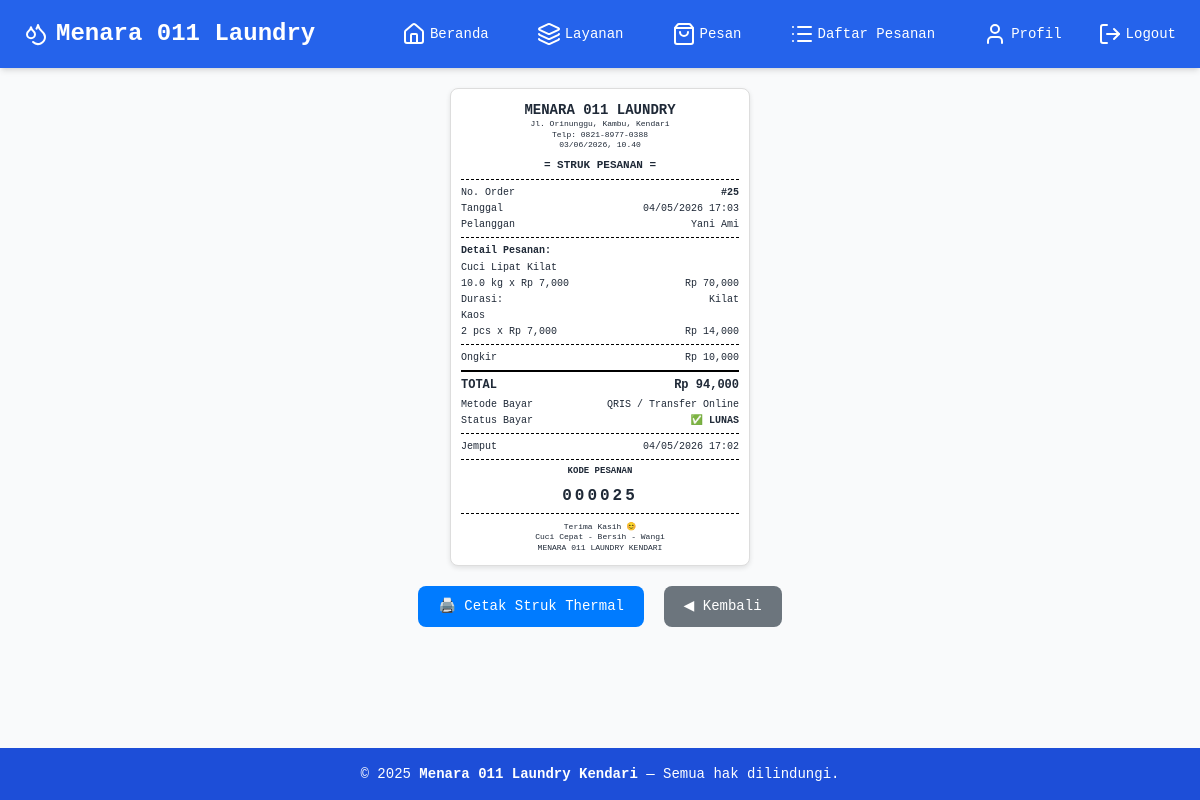
The app's page /order/invoice/25/ (signed in) with its own data.
### orders/models.py (models this page shows, shortened)
class Order(models.Model):
    ORDER_STATUS_CHOICES = [
        ('pending', 'Pending'),
        ('picked_up', 'Diambil'),
        ('processing', 'Diproses'),
        ('ready', 'Siap Diantar'),
        ('delivered', 'Selesai'),
        ('cancelled', 'Dibatalkan'),
    ]
    PAYMENT_STATUS_CHOICES = [
        ('unpaid', 'Belum Dibayar'),
        ('paid', 'Dibayar'),
    ]
    PAYMENT_CHOICES = [
        ('cod', 'Bayar di Tempat (COD/Tunai)'),
        ('qris', 'QRIS / Transfer Online'),
    ]
    PICKUP_METHOD_CHOICES = [
        ('pickup', 'Dijemput Kurir'),
        ('dropoff', 'Antar Sendiri'),
    ]
    DELIVERY_METHOD_CHOICES = [
        ('delivery', 'Diantar Kurir'),
        ('pickup', 'Ambil Sendiri'),
    ]
    customer = models.ForeignKey(
        settings.AUTH_USER_MODEL,
        on_delete=models.CASCADE,
        related_name='orders'
    )
    service = models.ForeignKey(Service, on_delete=models.PROTECT, null=True, blank=True)
    notified_customer = models.BooleanField(default=False)
    weight = models.DecimalField(max_digits=6, decimal_places=2, null=True, blank=True)
    price_total = models.DecimalField(max_digits=12, decimal_places=2)
    discount_percent = models.DecimalField(max_digits=5, decimal_places=2, null=True, blank=True)
    discount_amount = models.DecimalField(max_digits=12, decimal_places=2, default=0, help_text="Nominal diskon yang didapat")
    pickup_address = models.TextField()
    latitude = models.FloatField()
    longitude = models.FloatField()
    scheduled_pickup = models.DateTimeField()
    estimated_completion = models.DateTimeField(
        null=True,
        blank=True,
        verbose_name="Estimasi Selesai"
    )
    pickup_method = models.CharField(
        max_length=20,
        choices=PICKUP_METHOD_CHOICES,
        default='pickup',
        help_text="Apakah laundry dijemput kurir atau diantar sendiri?"
    )
    delivery_method = models.CharField(
        max_length=20,
        choices=DELIVERY_METHOD_CHOICES,
        default='delivery',
        help_text="Apakah hasil laundry diantar kurir atau diambil sendiri?"
    )
    shipping_cost = models.DecimalField(
        max_digits=12,
        decimal_places=2,
        default=0,
        help_text="Total biaya pengiriman (bisa 1x atau 2x ongkir)"
    )
    order_status = models.CharField(max_length=20, choices=ORDER_STATUS_CHOICES, default='pending')
    payment_status = models.CharField(max_length=20, choices=PAYMENT_STATUS_CHOICES, default='unpaid')
    payment_method = models.CharField(max_length=10, choices=PAYMENT_CHOICES, default='cod')
    snap_token = models.CharField(max_length=255, blank=True, null=True)
    transaction_id = models.CharField(max_length=100, blank=True, null=True)
    created_at = models.DateTimeField(auto_now_add=True)
    updated_at = models.DateTimeField(auto_now=True)
    assigned_courier = models.ForeignKey(
        settings.AUTH_USER_MODEL,
        on_delete=models.SET_NULL,
        null=True,
        blank=True,
        related_name='assigned_orders'
    )
    cart_data = models.JSONField(null=True, blank=True, default=dict)

class OrderItem(models.Model):
    order = models.ForeignKey(Order, on_delete=models.CASCADE, related_name="order_items")
    service = models.ForeignKey(Service, on_delete=models.CASCADE, null=True, blank=True)
    laundry_item = models.ForeignKey(LaundryItem, on_delete=models.CASCADE, null=True, blank=True)
    quantity = models.IntegerField(null=True, blank=True)
    weight = models.DecimalField(max_digits=5, decimal_places=2, null=True, blank=True)
    price = models.DecimalField(max_digits=10, decimal_places=2)
    subtotal = models.DecimalField(max_digits=10, decimal_places=2)

class LaundryItem(models.Model):
    name = models.CharField(max_length=100)
    price = models.DecimalField(max_digits=10, decimal_places=2)
    image = models.ImageField(upload_to='laundry_items/', blank=True, null=True)

### accounts/models.py (models this page shows, shortened)
class User(AbstractUser):
    is_customer = models.BooleanField(default=True, verbose_name="Pelanggan")
    is_courier = models.BooleanField(default=False, verbose_name="Kurir")
    is_staff_member = models.BooleanField(default=False, verbose_name="Staff")
    email = models.EmailField(blank=True, null=True, verbose_name="Email")  # Email tidak wajib
    phone = models.CharField(
        max_length=15,  # Maksimal 15 digit untuk nomor HP Indonesia
        unique=True,  # Nomor HP harus unik
        validators=[
            RegexValidator(
                regex=r'^[0-9]{10,15}$',
                message='Nomor HP harus berupa angka dan minimal 10 digit'
            )
        ],
        verbose_name="Nomor WhatsApp"
    )
    wa_id = models.CharField(
        max_length=100,
        blank=True,
        null=True,
        unique=True
    )
    address = models.TextField(blank=True, null=True, verbose_name="Alamat")
    is_verified = models.BooleanField(default=False, verbose_name="Terverifikasi")
    class Meta:
        verbose_name = "Pengguna"
        verbose_name_plural = "Pengguna"
        ordering = ['-date_joined']
    def get_full_name(self):
        if self.first_name or self.last_name:
            return f"{self.first_name} {self.last_name}".strip()
        return self.username

### services/models.py (models this page shows, shortened)
class Service(models.Model):
    SERVICE_TYPE_CHOICES = [
        ('per_kilo', 'Per Kilo'),
        ('per_item', 'Per Item'),
    ]
    DURATION_CHOICES = [
        ('reguler', 'Reguler ( -3 hari)'),
        ('kilat', 'Kilat (1 hari)'),
        ('express', 'Express (6 jam)'),
        ('express1', 'Express (3 jam)'),
    ]
    name = models.CharField(max_length=100)
    description = models.TextField(blank=True, null=True)
    price = models.DecimalField(max_digits=10, decimal_places=2)
    type = models.CharField(max_length=20, choices=SERVICE_TYPE_CHOICES)
    duration = models.CharField(max_length=20, choices=DURATION_CHOICES, default='biasa')
    image = models.ImageField(upload_to='service_images/', blank=True, null=True)

### orders/views.py (the view)
# urls.py: path("invoice/<int:order_id>/", views.order_invoice, name="order_invoice"),
@login_required
def order_invoice(request, order_id):
    order = get_object_or_404(Order, id=order_id)
    if not request.user.is_staff:
        order = get_object_or_404(Order, id=order_id, customer=request.user)
    if order.payment_status not in ["paid", "settlement"]:
        messages.error(request, "Pesanan belum dibayar, nota belum tersedia.")
        return redirect("orders:order_list")
    return render(request, "orders/order_invoice.html", {"order": order})

### orders/templates/orders/order_invoice.html (shortened to what this page needs)
{% extends 'base.html' %}
{% load static %}
{% load humanize %}
{% block content %}
<!DOCTYPE html>
<html lang="id">
<head>
</head>
<body>
<div class="receipt-card" id="receipt">
    <div class="center bold" style="font-size: 14px;">MENARA 011 LAUNDRY</div>
    <div class="center" style="font-size: 8px;">Jl. Orinunggu, Kambu, Kendari</div>
    <div class="center" style="font-size: 8px;">Telp: 0821-8977-0388</div>
    <div class="center" style="font-size: 8px;" id="datetime"></div>
    <div class="space center bold" style="font-size: 11px;">
        = STRUK PESANAN =
    </div>
    <div class="divider"></div>
    <div class="row">
        <span>No. Order</span>
        <span class="bold">#{{ order.id }}</span>
    </div>
    <div class="row">
        <span>Tanggal</span>
        <span>{{ order.created_at|date:"d/m/Y H:i" }}</span>
    </div>
    <div class="row">
        <span>Pelanggan</span>
        <span>{{ order.customer.get_full_name|default:order.customer.username|truncatechars:20 }}</span>
    </div>
    <div class="divider"></div>
    <div class="bold mb-1">Detail Pesanan:</div>
    {% for item in order.order_items.all %}
        {% if item.service and item.service.type == 'per_kilo' %}
        <div class="row">
            <span>{{ item.service.name }}</span>
        </div>
        <div class="row">
            <span>  {{ item.weight|floatformat:1 }} kg x Rp {{ item.price|floatformat:0|intcomma }}</span>
            <span>Rp {{ item.subtotal|floatformat:0|intcomma }}</span>
        </div>
        <div class="row">
            <span>  Durasi:</span>
            <span>
                {% if item.service.duration == 'reguler' %}Reguler
                {% elif item.service.duration == 'kilat' %}Kilat
                {% elif item.service.duration == 'express' %}Express 6J
                {% elif item.service.duration == 'express1' %}Express 3J
                {% endif %}
            </span>
        </div>
        {% endif %}
        {% if item.laundry_item %}
        <div class="row">
            <span>{{ item.laundry_item.name }}</span>
        </div>
        <div class="row">
            <span>  {{ item.quantity }} pcs x Rp {{ item.price|floatformat:0|intcomma }}</span>
            <span>Rp {{ item.subtotal|floatformat:0|intcomma }}</span>
        </div>
        {% endif %}
    {% endfor %}
    <div class="divider"></div>
    {% if order.shipping_cost > 0 %}
    <div class="row">
        <span>Ongkir</span>
        <span>Rp {{ order.shipping_cost|floatformat:0|intcomma }}</span>
    </div>
    {% endif %}
    <div class="divider-double"></div>
    <div class="total-row">
        <span class="bold">TOTAL</span>
        <span class="bold">Rp {{ order.price_total|floatformat:0|intcomma }}</span>
    </div>
    <div class="row">
        <span>Metode Bayar</span>
        <span>{{ order.get_payment_method_display }}</span>
    </div>
    <div class="row">
        <span>Status Bayar</span>
        <span class="bold">{% if order.payment_status == 'paid' %}✅ LUNAS{% else %}⏳ BELUM{% endif %}</span>
    </div>
    <div class="divider"></div>
    <div class="row">
        <span>Jemput</span>
        <span>{{ order.scheduled_pickup|date:"d/m/Y H:i" }}</span>
    </div>
    <div class="divider"></div>
    <div class="center bold" style="font-size: 9px;">KODE PESANAN</div>
    <div class="center space" style="font-size: 16px; letter-spacing: 3px; font-weight: bold; font-family: monospace;">
        {{ order.id|stringformat:"06d" }}
    </div>
    <div class="divider"></div>
    <div class="center space" style="font-size: 8px;">
        Terima Kasih 😊<br>
        Cuci Cepat - Bersih - Wangi<br>
        MENARA 011 LAUNDRY KENDARI
    </div>
</div>
<div class="print-btn no-print">
    <button onclick="printReceipt()">🖨️ Cetak Struk Thermal</button>
    <button onclick="window.history.back()" style="background: #6c757d;">◀ Kembali</button>
</div>
</body>
</html>
{% endblock %}

### orders/templates/orders/order_invoice.html (style rules this page uses)
* { margin: 0; padding: 0; box-sizing: border-box; }
body { font-family: "Courier New", monospace; background: #f4f4f4; color: #000; }
.receipt-card { width: 300px; margin: 20px auto; background: #fff; border: 1px solid #ddd; border-radius: 8px; padding: 12px 10px; font-size: 10px; line-height: 1.3; box-shadow: 0 2px 5px rgba(0,0,0,0.1); }
.center { text-align: center; }
.bold { font-weight: bold; }
.space { margin-top: 8px; }
.mb-1 { margin-bottom: 4px; }
.row { display: flex; justify-content: space-between; margin: 3px 0; }
.divider { border-top: 1px dashed #000; margin: 6px 0; }
.divider-double { border-top: 2px solid #000; margin: 6px 0; }
.total-row { display: flex; justify-content: space-between; font-weight: bold; font-size: 12px; margin: 5px 0; }
.print-btn { text-align: center; margin-top: 20px; margin-bottom: 30px; }
.print-btn button { background: #007bff; color: white; border: none; padding: 10px 20px; border-radius: 8px; cursor: pointer; font-size: 14px; margin: 0 5px; }

### records on screen
Order: id "25", created_at "04/05/2026 17:03", customer.get_full_name "Yani Ami", shipping_cost "10,000", price_total "94,000", payment_method "QRIS / Transfer Online", scheduled_pickup "04/05/2026 17:02", id "000025"
OrderItem: service.name "Cuci Lipat Kilat", weight "10.0", price "7,000", subtotal "70,000"
OrderItem: laundry_item.name "Kaos", quantity "2", price "7,000", subtotal "14,000"
